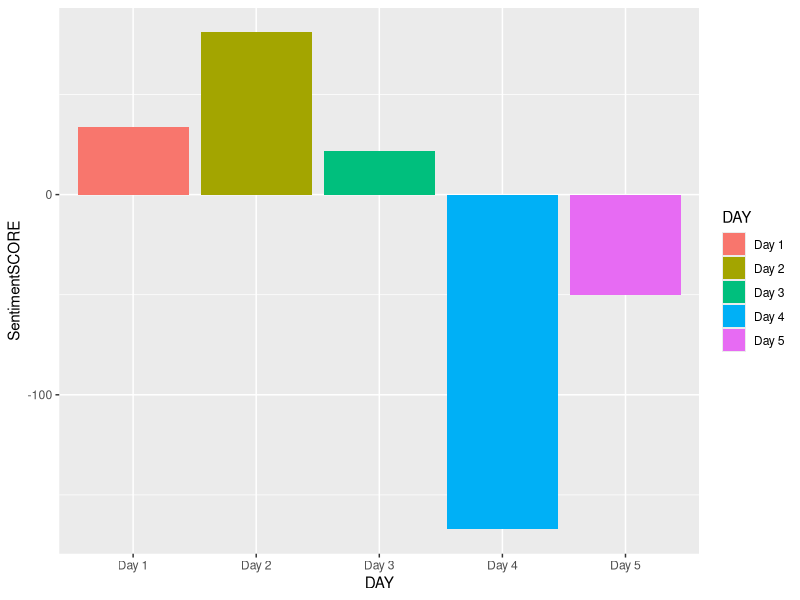
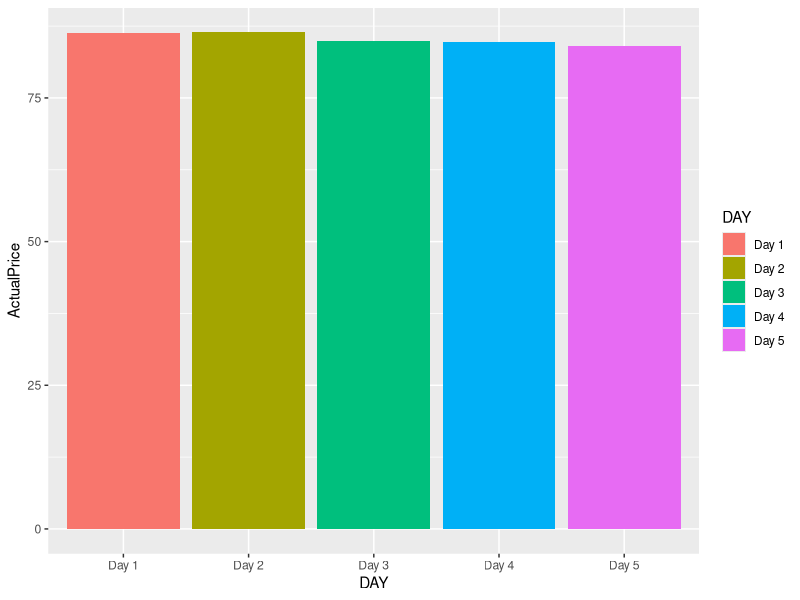

Write the R code that produced these figures, in order.
## ---- chunk 1
library("ggplot2")
Walmart <- read.csv("TwitterWalmart.csv")
ggplot(data=Walmart, aes(x=DAY, y=SentimentSCORE, fill=DAY)) + geom_bar(stat="identity") 

gg <- ggplot(data=Walmart, aes(x=DAY, y=ActualPrice, fill=DAY)) + geom_bar(stat="identity")
gg + coord_cartesian()

## ---- chunk 2
Walmart
